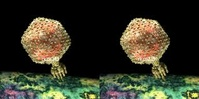
#> input picture images/stereo_images/3.jpeg, 199 x 99 px, shrunk from 318 x 159 before the run
$ jupyter execute --allow-errors q2.ipynb
#> lines starting #> are read from the running program, lines starting #| are printed output that depends on the picture; after the words box and inside, x2 and y2 are one past the last pixel; in counts of white or black regions, pixels touching at a corner belong together
#> further down, img is the input picture: shape (99, 199, 3); mean B, G, R 38.3, 54, 53.8
#> `img1 = deepcopy(img[:, :img.shape[1]//2])`:
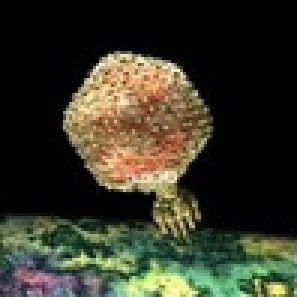
#> img1: shape (99, 99, 3) (shown 3 times larger); mean B, G, R 38.5, 54.3, 54
#> `img2 = deepcopy(img[:, img.shape[1]//2:])`:
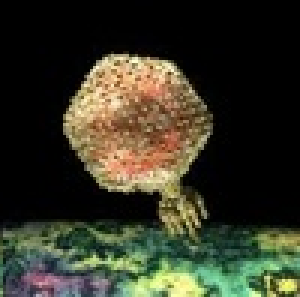
#> img2: shape (99, 100, 3) (shown 3 times larger); mean B, G, R 38.1, 53.8, 53.6
# Imports

[cell 1]
import numpy as np
import matplotlib.pyplot as plt
import cv2
from copy import deepcopy

# Functions

[cell 2]
def det_feat(img):
    #function for detecting SIFT features

    sift = cv2.xfeatures2d.SIFT_create()
    points, descriptors = sift.detectAndCompute(img, None)

    return points, descriptors

def match(img1, img2):
    #function for matching two images

    #get features for each image
    p1, d1 = det_feat(img1)
    p2, d2 = det_feat(img2)

    #find nearest neighbours for each image
    matcher = cv2.BFMatcher()
    matches = matcher.knnMatch(d1, d2, k=2)

    #find good neighbours to be considered as matches
    top = []
    matching_inds = []
    for a, b in matches:
        if a.distance < 0.75*b.distance:
            top.append([a])
            matching_inds.append((a.queryIdx, a.trainIdx))

    return p1, d1, p2, d2, np.array(matching_inds), top

def get_matching_coords(p1, p2, matching_inds):
    pts1, pts2 = [], []
    for i in range(matching_inds.shape[0]):
        pts1.append(p1[matching_inds[i, 0]].pt)
        pts2.append(p2[matching_inds[i, 1]].pt)
    pts1 = np.array(pts1)
    pts2 = np.array(pts2)

    return pts1, pts2

def calc_err(a, b):
    a = a - a.mean(axis=(0, 1))
    b = b - b.mean(axis=(0, 1))
    a, b = a.flatten(), b.flatten()
    return np.matmul(a.T, b) / ((np.linalg.norm(a) * np.linalg.norm(b)) + 1e-8)

def window_match(img1, img2, sz, stride, inline):
    #intensity based window matcher
#> called with sz = 16, stride = 6, inline = False
    matches = []

    for i in range(sz//2, img1.shape[0] - sz//2, stride):
        for j in range(sz//2, img1.shape[1] - sz//2, stride):
            start1 = max(sz//2, i - 3*sz)
            start2 = max(sz//2, j - 3*sz)
            end1 = min(i + 3*sz, img2.shape[0] - sz//2)
            end2 = min(j + 3*sz, img2.shape[1] - sz//2)
            maxx = -1e18
            if inline:
                for l in range(start2, end2, stride):
                    sim = calc_err(img1[i-sz//2:i+sz//2, j-sz//2:j+sz//2, :],
                                   img2[i-sz//2:i+sz//2, l-sz//2:l+sz//2, :])
                    if sim > maxx:
                        maxx = sim
                        inds = [i, l]
            else:
                for k in range(start1, end1, stride):
                    for l in range(start2, end2, stride):
                        sim = calc_err(img1[i-sz//2:i+sz//2, j-sz//2:j+sz//2, :],
                                       img2[k-sz//2:k+sz//2, l-sz//2:l+sz//2, :])
                        if sim > maxx:
                            maxx = sim
                            inds = [k, l]
            matches.append([i, j, inds[0], inds[1], sim])
#> after the loop, inds = [86, 86]; matches = 196 items, first 6: [8, 8, 8, 8, 0], [8, 14, 8, 8, 0], [8, 20, 38, 14, -0.151], [8, 26, 8, 26, -0.187], [8, 32, 8, 32, -0.117], [8, 38, 8, 44, 0.0474]
    return matches

def naive_match(img, img1, img2, sz, stride, inline=False):
    #matching points are found out
    m = window_match(img1, img2, sz, stride, inline)
#> m has the same summary as matches in window_match
    #rough threshold is calculated
    avg = 0;
    for i in range(len(m)):
        avg += m[i][4]
#> this loop made 196 passes
#> avg on passes 1 to 3: 0, 0, -0.151
#> after the loop, avg = -3.45
    avg /= len(m)
#> avg = -0.0176
    #thresholded matches are displayed
    already = set([])
    for i in range(len(m)):
        if m[i][4] > avg + 0.1:
            #uncomment to remove overlapping matches from display
            ##########################
            f = 0
            for val in already:
                if m[i][0] >= val - 10 and m[i][0] <= val + 10:
                    f += 1
                    break
            if f == 1:
                continue
            ##########################

            col = np.uint8(np.random.uniform(0, 255, 3))
            col = tuple(map(int, col))
            img = cv2.line(img, tuple([m[i][1], m[i][0]]),
                               tuple([img1.shape[1] + m[i][3], m[i][2]]),
                               col, 1)
            already.add(m[i][0])
#> this loop made 196 passes
#> col on passes 35, 91, 120, 141, 170: (139, 182, 153), (138, 108, 164), (111, 227, 245), (97, 201, 134), (144, 236, 18)
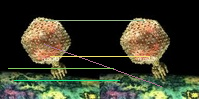
#> img: shape (99, 199, 3); 2.66% of pixels changed, all inside (x1, y1, x2, y2) = (8, 20, 162, 87)
#> after the loop, already = 5 items
#> `matches = np.array(naive_match(img, img1, img2, sizes[q], strides[q]))`: matches = 196 rows, first 6: [8, 8, 8, 8, 0], [8, 14, 8, 8, 0], [8, 20, 38, 14, -0.151], [8, 26, 8, 26, -0.187], [8, 32, 8, 32, -0.117], [8, 38, 8, 44, 0.0474]

    plt.figure(figsize=(10, 10))
    plt.title("Intensity Window based matching.")
    plt.imshow(img)
    plt.show()

    return m

def stereo_rectification(img1, img2):

    #match the sift features
    p1, d1, p2, d2, matching_inds, top = match(img1, img2)
#> in det_feat, `points, descriptors = sift.detectAndCompute(img, None)`: points = 80 keypoints; strongest (x, y, size): (42, 36, 27.5), (27, 86, 2.5), (92, 96, 3), (36, 20, 3.5)
#> in match, `p1, d1 = det_feat(img1)`:
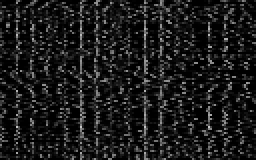
#> d1: shape (80, 128) float32 (shown 2 times larger); min 0, max 199, mean 26.3
#> in match, `p1, d1 = det_feat(img1)`: p1 has the same summary as points in det_feat
#> in det_feat (call 2), `points, descriptors = sift.detectAndCompute(img, None)`: points = 75 keypoints; strongest (x, y, size): (96, 95, 3), (56, 22, 2.4), (31, 87, 2.5), (55, 23, 5.4)
#> in match, `p2, d2 = det_feat(img2)`:
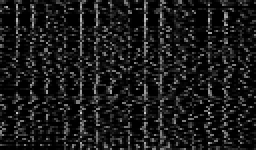
#> d2: shape (75, 128) float32 (shown 2 times larger); min 0, max 204, mean 26.1
#> in match, `p2, d2 = det_feat(img2)`: p2 has the same summary as points in det_feat
#> in match, `matches = matcher.knnMatch(d1, d2, k=2)`: matches = 80 matches
#> the loop in match, `for a, b in matches:` made 80 passes
#> after the loop in match, `for a, b in matches:`: matching_inds = 44 pairs, first value 1 to 78, second value 2 to 72; top = 44 matches
#> p1 = 80 keypoints; strongest (x, y, size): (42, 36, 27.5), (27, 86, 2.5), (92, 96, 3), (36, 20, 3.5); p2 has the same summary as points in det_feat; top = 44 matches
    plt.figure(figsize=(10, 10))
    plt.imshow(cv2.drawMatchesKnn(img1, p1, img2, p2, top, None, flags=2))
    plt.title("SIFT Matching")
    plt.show()
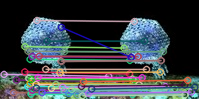
#> shown: shape (99, 199, 3); mean R, G, B 59.5, 65.8, 70.5

    #get matching coordinates
    pts1, pts2 = get_matching_coords(p1, p2, matching_inds)
#> after the loop in get_matching_coords, `for i in range(matching_inds.shape[0]):`: pts1 = 44 pairs, first value 3.56 to 91.17, second value 20.03 to 95.28; pts2 = 44 pairs, first value 9.16 to 95.34, second value 21.01 to 94.43

    #determine the Fundamental Matrix
    F, mask = cv2.findFundamentalMat(pts1, pts2, method=cv2.RANSAC)
#> F = [[-0.000596, 0.0256, -2.39], [-0.024, -0.00134, 0.907], [2.29, -0.804, 1]]; mask = 44 values, max 1 at index 0, min 0 at index 30, mean 0.977
    mask = np.squeeze(mask)
    pts1, pts2 = pts1[mask==1], pts2[mask==1]
#> pts1 = 43 pairs, first value 3.56 to 91.17, second value 20.03 to 95.28; pts2 = 43 pairs, first value 9.16 to 95.34, second value 21.01 to 94.43

    #determine homographies for stereo rectification
    _, H1, H2 = cv2.stereoRectifyUncalibrated(pts1, pts2, F, (img1.shape[1], img.shape[0]))
#> H1 = [[0.858, -1.22, 16.31], [3.07, -1.73, 62.68], [0.0151, -0.0522, 4.41]]; H2 = [[0.548, -1.96, 118.4], [1.24, -0.733, 24], [0.0057, -0.0204, 1.72]]

    #rectiify the images
    img1_rect = cv2.warpPerspective(img1, H1, (img1.shape[1], img.shape[0]))
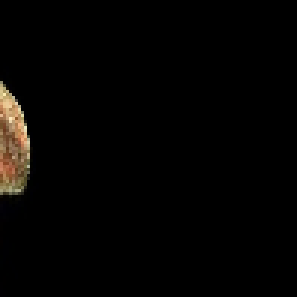
#> img1_rect: shape (99, 99, 3) (shown 3 times larger); mean B, G, R 2.7, 3.8, 4.9
    img2_rect = cv2.warpPerspective(img2, H2, (img1.shape[1], img.shape[0]))
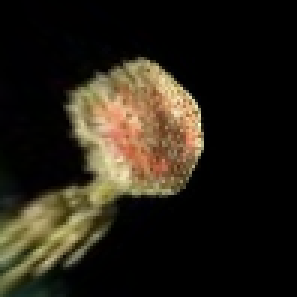
#> img2_rect: shape (99, 99, 3) (shown 3 times larger); mean B, G, R 22.7, 33.5, 39.1

    fig, axs = plt.subplots(1, 2)
    fig.set_size_inches(10, 10)
    axs[0].imshow(img1_rect)
    axs[0].title.set_text("Image 1 rectified")
    axs[1].imshow(img2_rect)
    axs[1].title.set_text("Image 2 rectified")
    plt.show()
#> figure, not shown here; B, G, R data is drawn as R, G, B
#> `img[:, :img1.shape[1], :] = img1`:
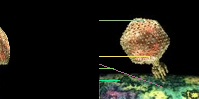
#> img: shape (99, 199, 3); mean B, G, R 21.3, 30.1, 30.4

    return img1_rect, img2_rect

# Execution

[cell 3]
#done for all three images
paths = ['../images/stereo_images/3.jpeg', '../images/stereo_images/2.jpg', '../images/stereo_images/1.jpg']
sizes = [16, 40, 100]
strides = [6, 16, 40]
#> (the rest of this cell did not finish here and is left out)
